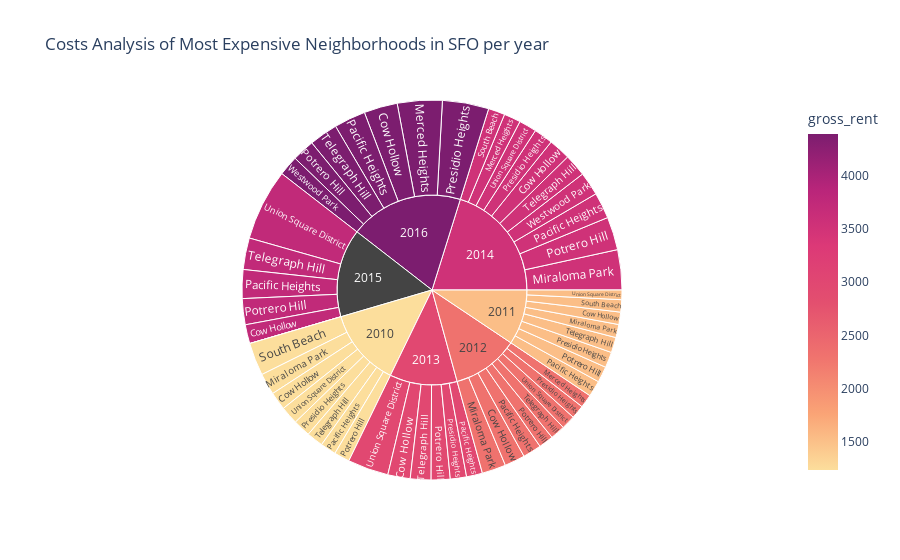

The cell this chart's notebook holds for it:
### Markdown cell above
### Create a sunburst chart to conduct a costs analysis of most expensive neighborhoods in San Francisco per year

### Code cell
# Sunburst Plot
sunburst_plot = px.sunburst(
    df_expensive_neighborhoods_per_year,
    path=["year", "neighborhood"],
    values="sale_price_sqr_foot",
    color="gross_rent",
    color_continuous_scale="sunsetdark",
    title="Costs Analysis of Most Expensive Neighborhoods in SFO per year", 
    height = 800,
)
sunburst_plot.show()

### Figure 1 — Plotly figure (JSON) as saved in the notebook; plotly's stock layout.template omitted (floating-point values rounded to 4 significant figures)
{"data": [{"branchvalues": "total", "customdata": [[1239], [1530.0], [2324], [2971], [3528.0], [3739.0], [4390], [2324], [3528], [4390], [1239], [1530], [2324], [3528], [1239], [1530], [2324], [2971], [3528], [3739], [4390], [1239], [1530], [2324], [2971], [3528], [3739], [4390], [1239], [1530], [2324], [2971], [3528], [null], [4390], [1239], [1530], [3528], [1239], [1530], [2324.0], [2971], [3528.0], [3739], [4390], [1239], [1530], [2324], [2971], [3528], [3739.0], [3528.0], [4390], [1239.0], [1530], [2324.0], [2971.0], [3528.0], [null], [4390]], "domain": {"x": [0, 1], "y": [0, 1]}, "hovertemplate": "labels=%{label}<br>sale_price_sqr_foot=%{value}<br>parent=%{parent}<br>id=%{id}<br>gross_rent=%{color}<extra></extra>", "ids": ["2010/Cow Hollow", "2011/Cow Hollow", "2012/Cow Hollow", "2013/Cow Hollow", "2014/Cow Hollow", "2015/Cow Hollow", "2016/Cow Hollow", "2012/Merced Heights", "2014/Merced Heights", "2016/Merced Heights", "2010/Miraloma Park", "2011/Miraloma Park", "2012/Miraloma Park", "2014/Miraloma Park", "2010/Pacific Heights", "2011/Pacific Heights", "2012/Pacific Heights", "2013/Pacific Heights", "2014/Pacific Heights", "2015/Pacific Heights", "2016/Pacific Heights", "2010/Potrero Hill", "2011/Potrero Hill", "2012/Potrero Hill", "2013/Potrero Hill", "2014/Potrero Hill", "2015/Potrero Hill", "2016/Potrero Hill", "2010/Presidio Heights", "2011/Presidio Heights", "2012/Presidio Heights", "2013/Presidio Heights", "2014/Presidio Heights", "2015/Presidio Heights", "2016/Presidio Heights", "2010/South Beach", "2011/South Beach", "2014/South Beach", "2010/Telegraph Hill", "2011/Telegraph Hill", "2012/Telegraph Hill", "2013/Telegraph Hill", "2014/Telegraph Hill", "2015/Telegraph Hill", "2016/Telegraph Hill", "2010/Union Square District", "2011/Union Square District", "2012/Union Square District", "2013/Union Square District", "2014/Union Square District", "2015/Union Square District", "2014/Westwood Park", "2016/Westwood Park", "2010", "2011", "2012", "2013", "2014", "2015", "2016"], "labels": ["Cow Hollow", "Cow Hollow", "Cow Hollow", "Cow Hollow", "Cow Hollow", "Cow Hollow", "Cow Hollow", "Merced Heights", "Merced Heights", "Merced Heights", "Miraloma Park", "Miraloma Park", "Miraloma Park", "Miraloma Park", "Pacific Heights", "Pacific Heights", "Pacific Heights", "Pacific Heights", "Pacific Heights", "Pacific Heights", "Pacific Heights", "Potrero Hill", "Potrero Hill", "Potrero Hill", "Potrero Hill", "Potrero Hill", "Potrero Hill", "Potrero Hill", "Presidio Heights", "Presidio Heights", "Presidio Heights", "Presidio Heights", "Presidio Heights", "Presidio Heights", "Presidio Heights", "South Beach", "South Beach", "South Beach", "Telegraph Hill", "Telegraph Hill", "Telegraph Hill", "Telegraph Hill", "Telegraph Hill", "Telegraph Hill", "Telegraph Hill", "Union Square District", "Union Square District", "Union Square District", "Union Square District", "Union Square District", "Union Square District", "Westwood Park", "Westwood Park", "2010", "2011", "2012", "2013", "2014", "2015", "2016"], "marker": {"coloraxis": "coloraxis", "colors": [1239, 1530.0, 2324, 2971, 3528.0, 3739.0, 4390, 2324, 3528, 4390, 1239, 1530, 2324, 3528, 1239, 1530, 2324, 2971, 3528, 3739, 4390, 1239, 1530, 2324, 2971, 3528, 3739, 4390, 1239, 1530, 2324, 2971, 3528, null, 4390, 1239, 1530, 3528, 1239, 1530, 2324.0, 2971, 3528.0, 3739, 4390, 1239, 1530, 2324, 2971, 3528, 3739.0, 3528.0, 4390, 1239.0, 1530, 2324.0, 2971.0, 3528.0, null, 4390]}, "name": "", "parents": ["2010", "2011", "2012", "2013", "2014", "2015", "2016", "2012", "2014", "2016", "2010", "2011", "2012", "2014", "2010", "2011", "2012", "2013", "2014", "2015", "2016", "2010", "2011", "2012", "2013", "2014", "2015", "2016", "2010", "2011", "2012", "2013", "2014", "2015", "2016", "2010", "2011", "2014", "2010", "2011", "2012", "2013", "2014", "2015", "2016", "2010", "2011", "2012", "2013", "2014", "2015", "2014", "2016", "", "", "", "", "", "", ""], "type": "sunburst", "values": [569.4, 390.6, 644.8, 707.4, 691.9, 598.6, 1059.0, 421.1, 528.7, 1417.0, 680.6, 414.7, 756.2, 1268.0, 496.5, 509.0, 586.2, 503.9, 824.7, 910.2, 996.4, 491.5, 503.1, 466.6, 598.7, 1045.0, 821.3, 707.7, 549.4, 493.8, 426.6, 512.8, 603.5, 0, 1466.0, 1037.0, 388.6, 524.6, 524.8, 483.4, 465.8, 653.3, 708.2, 997.0, 903.0, 569.2, 302.1, 445.2, 1290.0, 558.3, 2259.0, 743.0, 631.2, 4918.0, 3485.0, 4213.0, 4267.0, 7496.0, 5586.0, 7180.0]}], "layout": {"autosize": true, "coloraxis": {"colorbar": {"title": {"text": "gross_rent"}}, "colorscale": [[0, "rgb(252, 222, 156)"], [0.1667, "rgb(250, 164, 118)"], [0.3333, "rgb(240, 116, 110)"], [0.5, "rgb(227, 79, 111)"], [0.6667, "rgb(220, 57, 119)"], [0.8333, "rgb(185, 37, 122)"], [1, "rgb(124, 29, 111)"]]}, "legend": {"tracegroupgap": 0}, "title": {"text": "Costs Analysis of Most Expensive Neighborhoods in SFO per year"}}}
